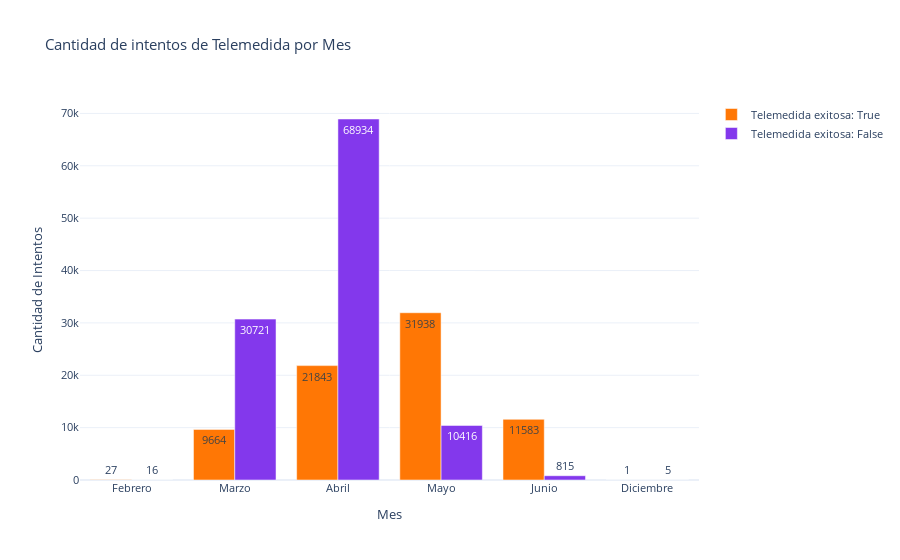

This figure's notebook cell:
### Code cell
# Convertir la columna 'desde' a datetime
df_critica['desde'] = pd.to_datetime(df_critica['desde'])

# Extraer el mes de la columna 'desde'
df_critica['mes'] = df_critica['desde'].dt.month

# Mapa de los meses
meses = {1: 'Enero', 2: 'Febrero', 3: 'Marzo', 4: 'Abril', 5: 'Mayo', 6: 'Junio', 7: 'Julio', 8: 'Agosto', 9: 'Septiembre', 10: 'Octubre', 11: 'Noviembre', 12: 'Diciembre'}
df_critica['mes_nombre'] = df_critica['mes'].map(meses)

# Agrupar por mes y subjuicio, y contar la cantidad de registros
grupo_mes_subjuicio = df_critica.groupby(['mes_nombre', 'subjuicio']).size().unstack(fill_value=0).reset_index()

# Reordenar los meses
orden_meses = ['Enero', 'Febrero', 'Marzo', 'Abril', 'Mayo', 'Junio', 'Julio', 'Agosto', 'Septiembre', 'Octubre', 'Noviembre', 'Diciembre']
grupo_mes_subjuicio['mes_nombre'] = pd.Categorical(grupo_mes_subjuicio['mes_nombre'], categories=orden_meses, ordered=True)
grupo_mes_subjuicio = grupo_mes_subjuicio.sort_values('mes_nombre')

# Crear el gráfico de barras
fig = go.Figure()

colors = {True: '#FF7705', False: '#8338ec'}

for subjuicio in [True, False]:
    fig.add_trace(go.Bar(
        x=grupo_mes_subjuicio['mes_nombre'],
        y=grupo_mes_subjuicio[subjuicio],
        name=f'Telemedida exitosa: {subjuicio}',
        marker_color=colors[subjuicio],
        text=grupo_mes_subjuicio[subjuicio],
        textposition='auto'
    ))

# Ajustar el diseño y formato del gráfico
fig.update_layout(
    barmode='group',
    title='Cantidad de intentos de Telemedida por Mes',
    xaxis_title='Mes',
    yaxis_title='Cantidad de Intentos',
    font=dict(size=11),
    template='plotly_white'
)

# Mostrar el gráfico
fig.show()

### Figure 1 — Plotly figure (JSON) as saved in the notebook; plotly's stock layout.template omitted (floating-point values rounded to 4 significant figures)
{"data": [{"marker": {"color": "#FF7705"}, "name": "Telemedida exitosa: True", "text": [27, 9664, 21843, 31938, 11583, 1], "textposition": "auto", "type": "bar", "x": ["Febrero", "Marzo", "Abril", "Mayo", "Junio", "Diciembre"], "y": [27, 9664, 21843, 31938, 11583, 1]}, {"marker": {"color": "#8338ec"}, "name": "Telemedida exitosa: False", "text": [16, 30721, 68934, 10416, 815, 5], "textposition": "auto", "type": "bar", "x": ["Febrero", "Marzo", "Abril", "Mayo", "Junio", "Diciembre"], "y": [16, 30721, 68934, 10416, 815, 5]}], "layout": {"barmode": "group", "font": {"size": 11}, "title": {"text": "Cantidad de intentos de Telemedida por Mes"}, "xaxis": {"title": {"text": "Mes"}}, "yaxis": {"title": {"text": "Cantidad de Intentos"}}}}
